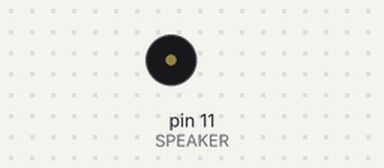
The sketch below on a simulated Arduino Uno, built with avr-gcc and run on an emulated ATmega328P. Shown: buzzer (waves = sounding).

Above: at 1.2 s.
At 9.47 s:
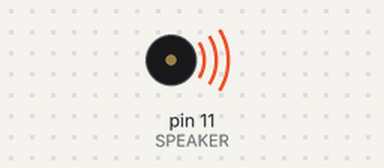
Timing chart, 0 to 10.6 s (numbered marks = the images above):
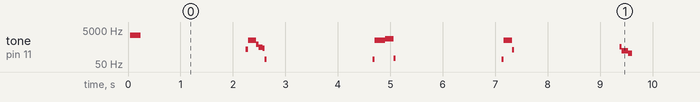

The sketch:

AppendixA_01Soundtest.ino
```cpp
/* Trinket Animal - Sound testing module

   PLEASE NOTE: Works on Arduino Uno, Leonardo, Mega, etc.
   This can work on Trinket with right pin changes and an FTDI Friend

   From Appendix A of Getting Started with Trinket by Mike Barela, 2014
   Version 1.0 - Initial Version
   Version 1.01 - Move to Appendix A for final release
*/
#define SPEAKER 11 // Piezo Speaker pin (positive lead)
                   // For Trinket, change to 2
#define POT A0     // for Trinket, use 1 for Pin #2 (not A1)
//#include <SoftwareSerial.h>
//SoftwareSerial Serial(1,0); // If Trinket, serial out Pin #0

void setup() {
  Serial.begin(9600);
  pinMode(SPEAKER,OUTPUT); // important to set pin as output
}

void loop() {  // <1>
  chirp();  delay(2000);
  meow();   delay(2000);
  meow2();  delay(2000);
  mew();    delay(2000);
  ruff();   delay(2000);
  arf();    delay(2000);
  hoot();   delay(2000);
// varyFrequency(); // <2>
// scale();         // Plays a tone scale
}

void varyFrequency() {
// use potentiometer to produce one tone per value of pot
// good for getting pitch value to use in making sound routines

  int reading;
  const uint8_t scale = 1; // 1 for high frequencies, scale up to 15 for
                           //   lowest freqs
  reading = scale * analogRead(POT); // <3>
  playTone(reading, 1000);
  Serial.print("Freq = ");
  Serial.println(reading);
}

void chirp() {             // Bird chirp
  for(uint8_t i=200; i>180; i--)
     playTone(i,9);
}

void meow() {              // cat meow (emphasis ow "me")
  uint16_t i;
  playTone(5100,50);       // "m" (short)
  playTone(394,180);       // "eee" (long)
  for(i=990; i<1022; i+=2) // vary "ooo" down
    playTone(i,8);
  playTone(5100,40);       // "w" (short)
}

void meow2() {             // cat meow (emphasis on "ow")
  uint16_t i;
  playTone(5100,55);       // "m" (short)
  playTone(394,170);       // "eee" (long)
  delay(30);               // wait a tiny bit
  for(i=330; i<360; i+=2)  // vary "ooo" down
    playTone(i,10);
  playTone(5100,40);       // "w" (short)
}

void mew() {               // cat mew
  uint16_t i;
  playTone(5100,55);       // "m" (short)
  playTone(394,130);       // "eee" (long)
  playTone(384,35);        // "eee" (up a tiny bit on end)
  playTone(5100,40);       // "w" (short)
}

void ruff() {              // dog ruff
  uint16_t i;
  for(i=890; i<910; i+=2) // "rrr" (vary down)
    playTone(i,3);
  playTone(1664,150);     // "uuu" (hard to do)
  playTone(12200,70);     // "ff" (long, hard to do)
}

void arf() {              // dog arf
  uint16_t i;
  playTone(890,25);       // "a" (short)
  for(i=890; i<910; i+=2) // "rrr" (vary down)
    playTone(i,5);
  playTone(4545,80);      // intermediate
  playTone(12200,70);     // "ff" (shorter, hard to do)
}

void hoot() {                  // owl hoot (fairly mechanical. . .)
  uint16_t i;
  playTone(50,2);              // short low to make "h" (hard to do)
  for(i=0; i<240; i=i+2) {     // oooo sound (vary tones slightly
    if(i%2) playTone(1832, 2); // every 2 ms to soften)
    else playTone(1800, 2);
  }
  playTone(1790,10);           // bring up slightly near end
  playTone(14000,3);           // next 6 to simulate a t which is
  delay(2);                    // again a hard sound to do
  playTone(14000,3);
  delay(2);
  playTone(14000,3);
}

void playTone(uint16_t tone1, uint16_t duration) { // <4>
  if(tone1 < 50 || tone1 > 15000) return; // these do not play on
                                          // our piezo
  for (long i = 0; i < duration * 1000L; i += tone1 * 2) {
    digitalWrite(SPEAKER, HIGH);
    delayMicroseconds(tone1);
    digitalWrite(SPEAKER, LOW);
    delayMicroseconds(tone1);
  }
}

void scale() {                 // Play different frequencies in sequence
  for(uint16_t i=50; i<15000; i++) {
    playTone(i,20);
  }
}
/*
<1> Currently the loop function plays the different premade animal sounds.
For making a new sound, comment out the animal functions.
<2> Use the varyFrequency function to set a tone you might wish to use.
<3> analogRead produces values from 0 to 1023.  To get tones from 0 to
2047, change SCALE to 1, to get 0 to 3071 change to 2, etc.  This provides
a bit more granularity at lower frequencies.
<4> Function +playTone+ plays a tone on a piezo speaker. Shorter values
produce higher frequencies which is opposite beep() but avoids some math
delay (long math and divide). Similar to code by Erin Robotgrrl.
*/
```

Measured:
- by itself, tone on pin 11 (SPEAKER): plays 2465 Hz for 0.20 s, 364 Hz for 0.04 s, 1255 Hz for 0.16 s, 750 Hz for 0.04 s, 498 Hz for 0.08 s, 435 Hz for 0.04 s … (176 notes in this stretch)
